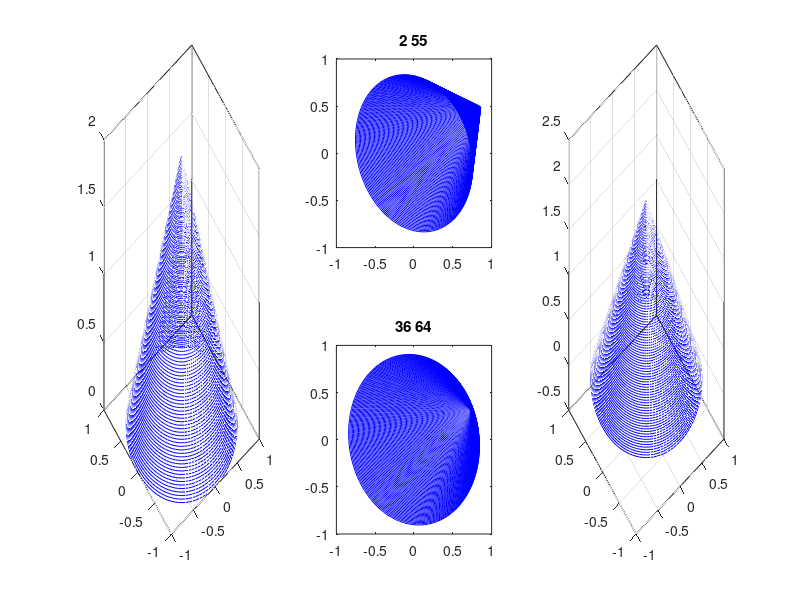

Write the MATLAB code that produced this figure.
clear; clc; close all;


% 원뿔 설정 %
r=1.0;
h=2.0;
m=h/r;

[R, A]=meshgrid(linspace(0,r,100) ,linspace(0,2*pi,100));
X=R.*cos(A);
Y=R.*sin(A);
Z=-m*R+2;

% 평면 정하기 %

the1=rand*pi/2;                                     % the1 각
phi1=rand*pi/2;                                     % phi1 각

b1=[cos(the1)*cos(phi1)
    sin(the1)*cos(phi1)
    sin(phi1)];                                     % b1 벡터      
bx1=[-sin(the1)*cos(phi1)-cos(the1)*sin(phi1)
    cos(the1)*cos(phi1)-sin(the1)*sin(phi1)
    cos(phi1)];                                     % bx1 벡터

by1=cross(b1,bx1);                                  % bx2 벡터

the2=rand*pi/2;                                     % the2 각
phi2=rand*pi/2;                                     % phi2 각

b2=[cos(the2)*cos(phi2)
    sin(the2)*cos(phi2)
    sin(phi2)];                                     % b2 벡터
bx2=[-sin(the2)*cos(phi2)-cos(the2)*sin(phi2)
    cos(the2)*cos(phi2)-sin(the2)*sin(phi2)
    cos(phi2)];                                     % bx1 벡터

by2=cross(b2,bx2);                                  % bx2 벡터



for ik=1:100

    subplot(2,3,[1,4]);
    plot3(X(:,ik),Y(:,ik),Z(:,ik),'b')
    box on
    grid on

    hold on
    real=[X(:,ik) Y(:,ik) Z(:,ik)];
    
    subplot(2,3,2);

    mDataX1=real*bx1/sum(bx1.^2);                   % bx1 벡터에 투사한 좌표
    mDataY1=real*by1/sum(by1.^2);                   % by1 벡터에 투사한 좌표
    plot(mDataX1,mDataY1,'b');                      % bx1 벡터와 by1벡터의 좌표로 그리기
    hold on
    title(sprintf('%1.0f %1.0f',the1*180/pi,phi1*180/pi));

    subplot(2,3,5)
    
    mDataX2=real*bx2/sum(bx2.^2);                   % bx2 벡터에 투사한 좌표      
    mDataY2=real*by2/sum(by2.^2);                   % by2 벡터에 투사한 좌표
    plot(mDataX2,mDataY2,'b');                      % bx2 벡터와 by2 벡터의 좌표로 그리기
    hold on
    title(sprintf('%1.0f %1.0f',the2*180/pi,phi2*180/pi));

    subplot(2,3,[3,6])
    B=[bx1 by1 bx2 by2];
    b=[sum(bx1.^2)*mDataX1  sum(by1.^2)*mDataY1 ...
        sum(bx2.^2)*mDataX2  sum(by2.^2)*mDataY2];
    make=B'\b';
    plot3(make(1,:),make(2,:),make(3,:),'b')        % 복원한 데이터 그리기
    hold on

    box on
    grid on


end




